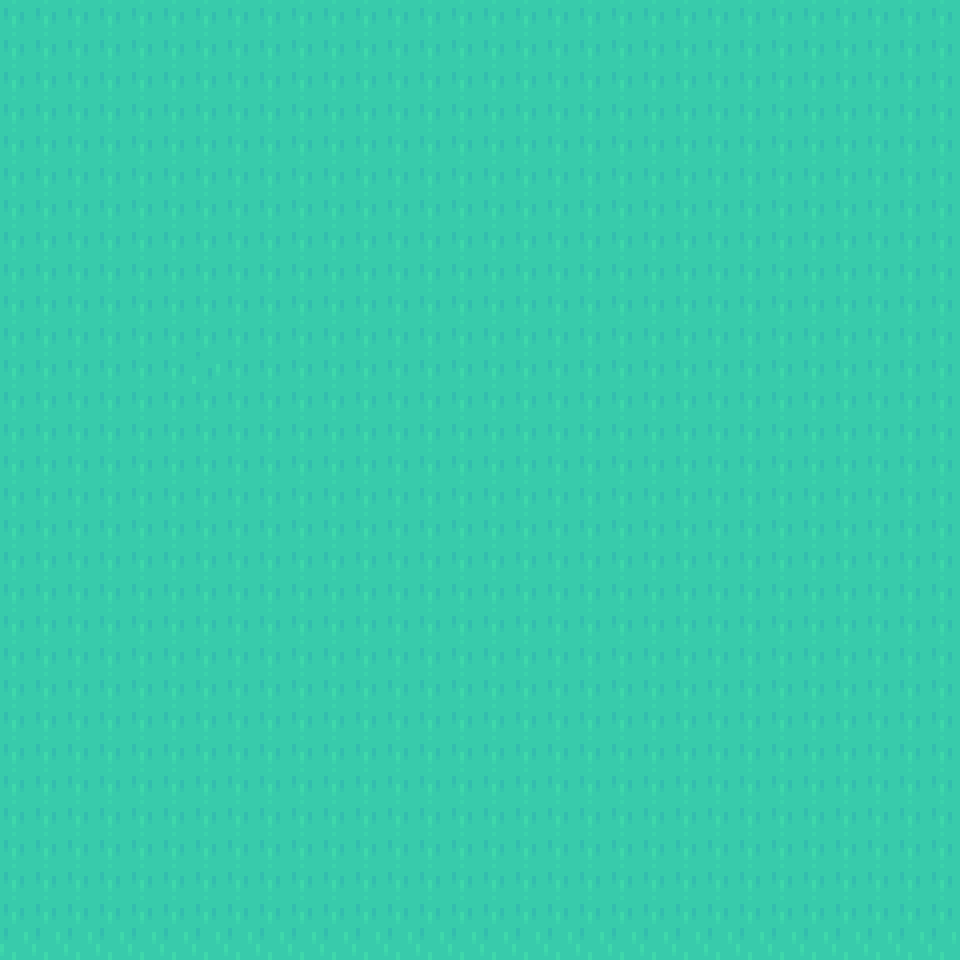

This game map was drawn from its Tiled (.tmx) file and the tilesets committed beside it. A one-line description and the full map source follow:
An orthogonal 30x30 tile map with 32x32 px tiles, 2 tile layers (Ground, Trees).

<map version="1.10" tiledversion="1.11.2" orientation="orthogonal" renderorder="right-down" width="30" height="30" tilewidth="32" tileheight="32" infinite="0" nextlayerid="3" nextobjectid="1">
 <tileset firstgid="1" name="test-tiles" tilewidth="64" tileheight="64" tilecount="54" columns="9">
  <image source="../images/tileset.png" width="576" height="384" />
 </tileset>
 <layer id="1" name="Ground" width="30" height="30">
  <data encoding="csv">
11,11,11,11,11,11,11,11,11,11,11,11,11,11,11,11,11,11,11,11,11,11,11,11,11,11,11,11,11,11,
11,11,11,11,11,11,11,11,11,11,11,11,11,11,11,11,11,11,11,11,11,11,11,11,11,11,11,11,11,11,
11,11,11,11,11,11,11,11,11,11,11,11,11,11,11,11,11,11,11,11,11,11,11,11,11,11,11,11,11,11,
11,11,11,11,11,11,11,11,11,11,11,11,11,11,11,11,11,11,11,11,11,11,11,11,11,11,11,11,11,11,
11,11,11,11,11,11,11,11,11,11,11,11,11,11,11,11,11,11,11,11,11,11,11,11,11,11,11,11,11,11,
11,11,11,11,11,11,11,11,11,11,11,11,11,11,11,11,11,11,11,11,11,11,11,11,11,11,11,11,11,11,
11,11,11,11,11,11,11,11,11,11,11,11,11,11,11,11,11,11,11,11,11,11,11,11,11,11,11,11,11,11,
11,11,11,11,11,11,11,11,11,11,11,11,11,11,11,11,11,11,11,11,11,11,11,11,11,11,11,11,11,11,
11,11,11,11,11,11,11,11,11,11,11,11,11,11,11,11,11,11,11,11,11,11,11,11,11,11,11,11,11,11,
11,11,11,11,11,11,11,11,11,11,11,11,11,11,11,11,11,11,11,11,11,11,11,11,11,11,11,11,11,11,
11,11,11,11,11,11,11,11,11,11,11,11,11,11,11,11,11,11,11,11,11,11,11,11,11,11,11,11,11,11,
11,11,11,11,11,11,11,11,11,11,11,11,11,11,11,11,11,11,11,11,11,11,11,11,11,11,11,11,11,11,
11,11,11,11,11,11,0,11,11,11,11,11,11,11,11,11,11,11,11,11,11,11,11,11,11,11,11,11,11,11,
11,11,11,11,11,11,11,11,11,11,11,11,11,11,11,11,11,11,11,11,11,11,11,11,11,11,11,11,11,11,
11,11,11,11,11,11,11,11,11,11,11,11,11,11,11,11,11,11,11,11,11,11,11,11,11,11,11,11,11,11,
11,11,11,11,11,11,11,11,11,11,11,11,11,11,11,11,11,11,11,11,11,11,11,11,11,11,11,11,11,11,
11,11,11,11,11,11,11,11,11,11,11,11,11,11,11,11,11,11,11,11,11,11,11,11,11,11,11,11,11,11,
11,11,11,11,11,11,11,11,11,11,11,11,11,11,11,11,11,11,11,11,11,11,11,11,11,11,11,11,11,11,
11,11,11,11,11,11,11,11,11,11,11,11,11,11,11,11,11,11,11,11,11,11,11,11,11,11,11,11,11,11,
11,11,11,11,11,11,11,11,11,11,11,11,11,11,11,11,11,11,11,11,11,11,11,11,11,11,11,11,11,11,
11,11,11,11,11,11,11,11,11,11,11,11,11,11,11,11,11,11,11,11,11,11,11,11,11,11,11,11,11,11,
11,11,11,11,11,11,11,11,11,11,11,11,11,11,11,11,11,11,11,11,11,11,11,11,11,11,11,11,11,11,
11,11,11,11,11,11,11,11,11,11,11,11,11,11,11,11,11,11,11,11,11,11,11,11,11,11,11,11,11,11,
11,11,11,11,11,11,11,11,11,11,11,11,11,11,11,11,11,11,11,11,11,11,11,11,11,11,11,11,11,11,
11,11,11,11,11,11,11,11,11,11,11,11,11,11,11,11,11,11,11,11,11,11,11,11,11,11,11,11,11,11,
11,11,11,11,11,11,11,11,11,11,11,11,11,11,11,11,11,11,11,11,11,11,11,11,11,11,11,11,11,11,
11,11,11,11,11,11,11,11,11,11,11,11,11,11,11,11,11,11,11,11,11,11,11,11,11,11,11,11,11,11,
11,11,11,11,11,11,11,11,11,11,11,11,11,11,11,11,11,11,11,11,11,11,11,11,11,11,11,11,11,11,
11,11,11,11,11,11,11,11,11,11,11,11,11,11,11,11,11,11,11,11,11,11,11,11,11,11,11,11,11,11,
11,11,11,11,11,11,11,11,11,11,11,11,11,11,11,11,11,11,11,11,11,11,11,11,11,11,11,11,11,11
</data>
 </layer>
 <layer id="2" name="Trees" width="30" height="30">
  <data encoding="csv">
0,0,0,0,0,0,0,0,0,0,0,0,0,0,0,0,0,0,0,0,0,0,0,0,0,0,0,0,0,0,
0,0,0,0,0,0,0,0,0,0,0,0,0,0,0,0,0,0,0,0,0,0,0,0,0,0,0,0,0,0,
0,0,0,0,0,0,0,0,0,0,0,0,0,0,0,0,0,0,0,0,0,0,0,0,0,0,0,0,0,0,
0,0,0,0,0,0,0,0,0,0,0,0,0,0,0,0,0,0,0,0,0,0,0,0,0,0,0,0,0,0,
0,0,0,0,0,0,0,0,0,0,0,0,0,0,0,0,0,0,0,0,0,0,0,0,0,0,0,0,0,0,
0,0,0,0,0,0,0,0,0,0,0,0,0,0,0,0,0,0,0,0,0,0,0,0,0,0,0,0,0,0,
0,0,0,0,0,0,0,0,0,0,0,0,0,0,0,0,0,0,0,0,0,0,0,0,0,0,0,0,0,0,
0,0,0,0,0,0,0,0,0,0,0,0,0,0,0,0,0,0,0,0,0,0,0,0,0,0,0,0,0,0,
0,0,0,0,0,0,0,0,0,0,0,0,0,0,0,0,0,0,0,0,0,0,0,0,0,0,0,0,0,0,
0,0,0,0,0,0,0,0,0,0,0,0,0,0,0,0,0,0,0,0,0,0,0,0,0,0,0,0,0,0,
0,0,0,0,0,0,0,0,0,0,0,0,0,0,0,0,0,0,0,0,0,0,0,0,0,0,0,0,0,0,
0,0,0,0,0,0,0,0,0,0,0,0,0,0,0,0,0,0,0,0,0,0,0,0,0,0,0,0,0,0,
0,0,0,0,0,0,0,0,0,0,0,0,0,0,0,0,0,0,0,0,0,0,0,0,0,0,0,0,0,0,
0,0,0,0,0,0,0,0,0,0,0,0,0,0,0,0,0,0,0,0,0,0,0,0,0,0,0,0,0,0,
0,0,0,0,0,0,0,0,0,0,0,0,0,0,0,0,0,0,0,0,0,0,0,0,0,0,0,0,0,0,
0,0,0,0,0,0,0,0,0,0,0,0,0,0,0,0,0,0,0,0,0,0,0,0,0,0,0,0,0,0,
0,0,0,0,0,0,0,0,0,0,0,0,0,0,0,0,0,0,0,0,0,0,0,0,0,0,0,0,0,0,
0,0,0,0,0,0,0,0,0,0,0,0,0,0,0,0,0,0,0,0,0,0,0,0,0,0,0,0,0,0,
0,0,0,0,0,0,0,0,0,0,0,0,0,0,0,0,0,0,0,0,0,0,0,0,0,0,0,0,0,0,
0,0,0,0,0,0,0,0,0,0,0,0,0,0,0,0,0,0,0,0,0,0,0,0,0,0,0,0,0,0,
0,0,0,0,0,0,0,0,0,0,0,0,0,0,0,0,0,0,0,0,0,0,0,0,0,0,0,0,0,0,
0,0,0,0,0,0,0,0,0,0,0,0,0,0,0,0,0,0,0,0,0,0,0,0,0,0,0,0,0,0,
0,0,0,0,0,0,0,0,0,0,0,0,0,0,0,0,0,0,0,0,0,0,0,0,0,0,0,0,0,0,
0,0,0,0,0,0,0,0,0,0,0,0,0,0,0,0,0,0,0,0,0,0,0,0,0,0,0,0,0,0,
0,0,0,0,0,0,0,0,0,0,0,0,0,0,0,0,0,0,0,0,0,0,0,0,0,0,0,0,0,0,
0,0,0,0,0,0,0,0,0,0,0,0,0,0,0,0,0,0,0,0,0,0,0,0,0,0,0,0,0,0,
0,0,0,0,0,0,0,0,0,0,0,0,0,0,0,0,0,0,0,0,0,0,0,0,0,0,0,0,0,0,
0,0,0,0,0,0,0,0,0,0,0,0,0,0,0,0,0,0,0,0,0,0,0,0,0,0,0,0,0,0,
0,0,0,0,0,0,0,0,0,0,0,0,0,0,0,0,0,0,0,0,0,0,0,0,0,0,0,0,0,0,
0,0,0,0,0,0,0,0,0,0,0,0,0,0,0,0,0,0,0,0,0,0,0,0,0,0,0,0,0,0
</data>
 </layer>
</map>
